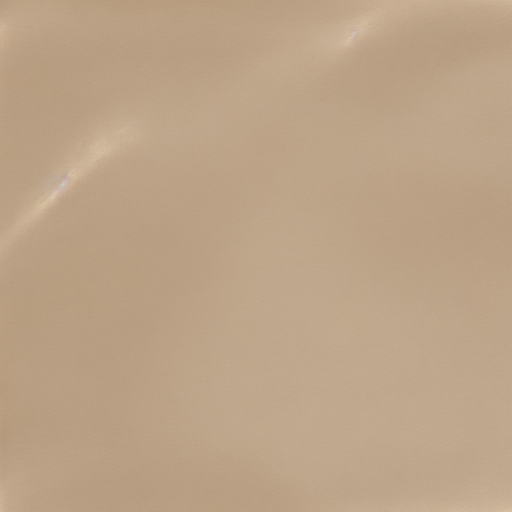
#> input picture art/world_map/tex_parchment_v1.png, 1024 x 1024 px, found by its file name (shown at 1/2 size)
$ python make_bg_sea.py
#> lines starting #> are read from the running program, lines starting #| are printed output that depends on the picture
from PIL import Image, ImageDraw
import math, os
W,H = 2048,1152
paper = Image.open('art/world_map/tex_parchment_v1.png').convert('RGB').resize((W,H))
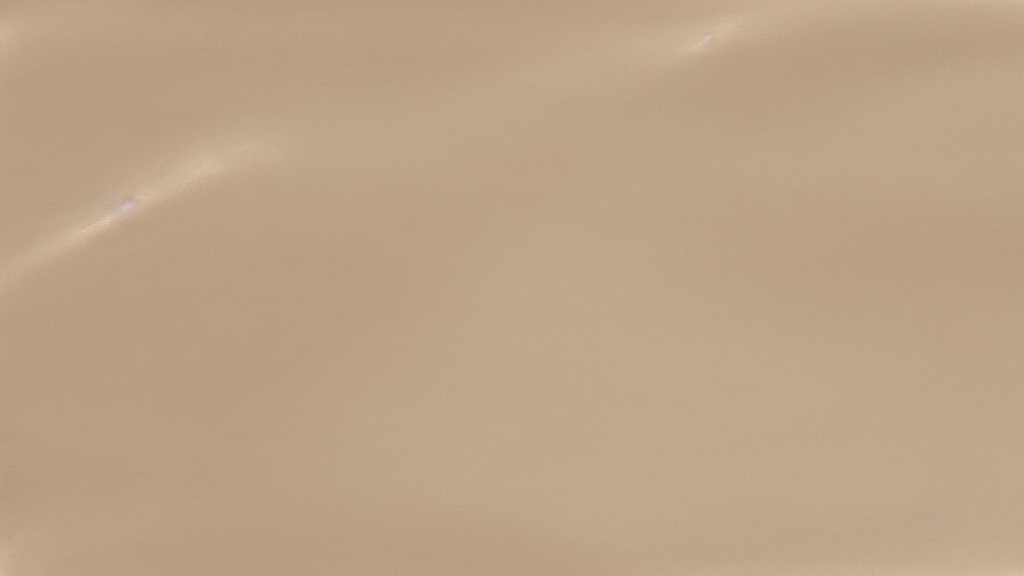
#> paper: PIL image 2048x1152 RGB (shown at 1/2 size); mean R, G, B 188, 163.2, 136.2
sea = Image.blend(paper, Image.new('RGB',(W,H),(16,50,76)), 0.66)
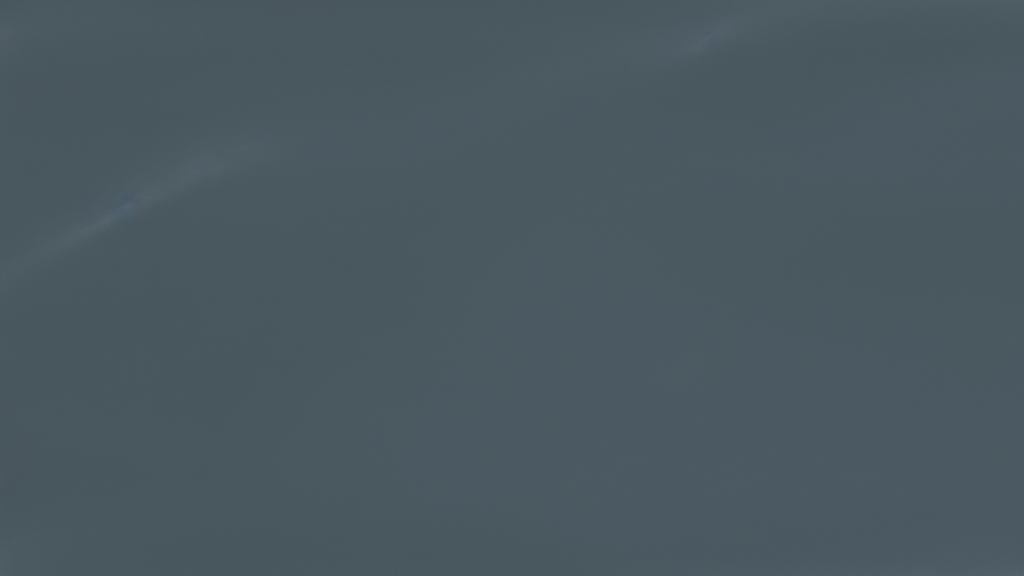
#> sea: PIL image 2048x1152 RGB (shown at 1/2 size); mean R, G, B 74, 88.1, 96.1
d = ImageDraw.Draw(sea, 'RGBA')
for k in range(120):
    y0 = (k*41) % H
    pts = [(x, y0 + math.sin(x/64.0 + k)*3) for x in range(0, W, 20)]
    d.line(pts, fill=(70,130,160,34), width=1)
d.rectangle([14,14,W-15,H-15], outline=(180,150,100,200), width=4)
sea.save('art/world_map/bg_sea.png')
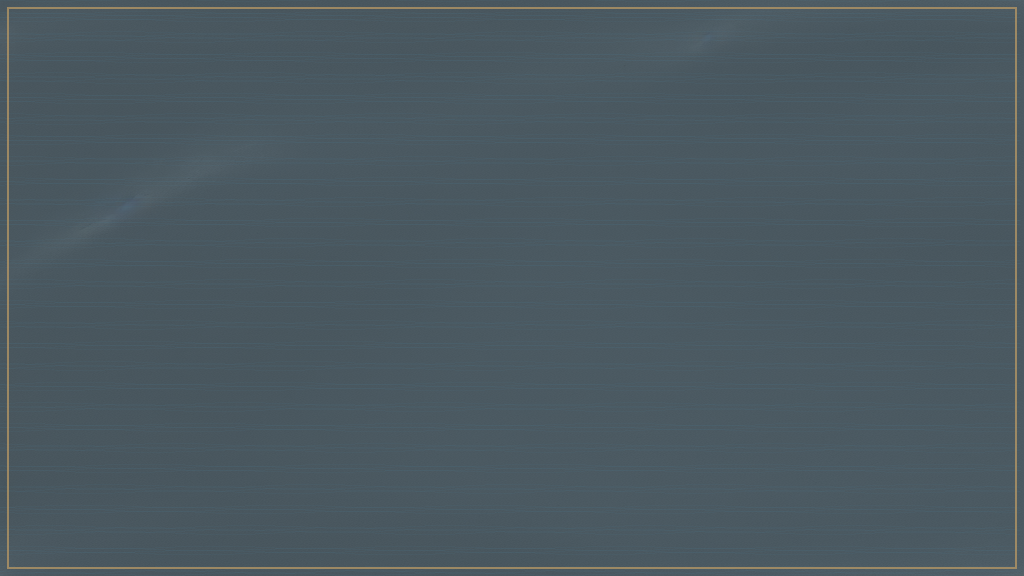
#> saved as bg_sea.png: PIL image 2048x1152 RGB (shown at 1/2 size); mean R, G, B 74.8, 89.2, 97
print('sea bg saved')
